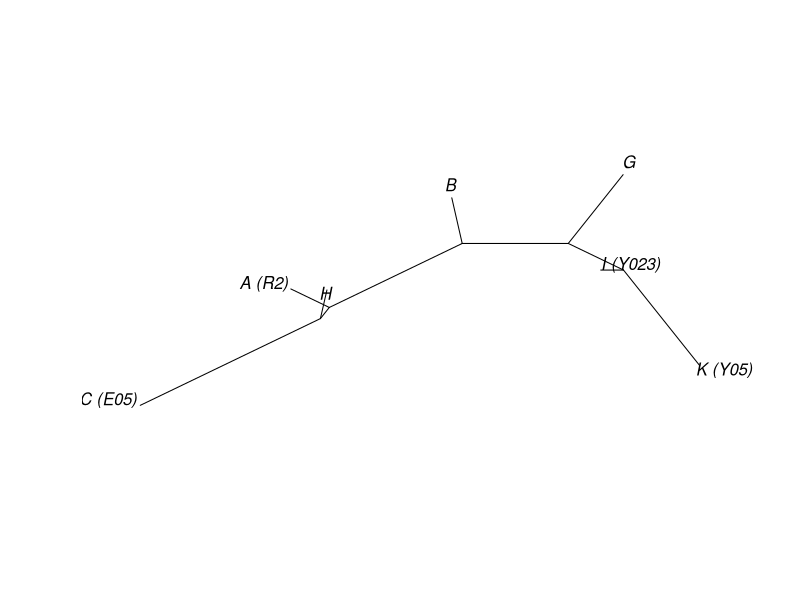

Write the R code that produced this figure.
#!/usr/bin/env Rscript

# script to create a NJ tree from Fst values

# set the working directory
setwd("/Users/bamflappy/PfrenderLab/OLYM_dMelUV/OLYM_past")

# install packages
install.packages("ape")

# load libraries
library(ape)

# create vector of Fst values from the lower triangle of the data mtrix
x <- c(0.12, 0.22, 0.02, 0.13, 0.30, 0.19, 
       0.42, 0.18, 0.26, 0.51, 0.36,
       0.28, 0.14, 0.14, 0.14,
       0.19, 0.30, 0.16, 
       0.27, 0.16, 
       0.07)

# create a matrix of zeros
M <- matrix(0, 7, 7)

# add the Fst values to the lower triangle
M[lower.tri(M)] <- x

# transpose
M <- t(M)

# add the Fst values to the lower triangle
M[lower.tri(M)] <- x

# add the column and row names
dimnames(M) <- list(c("H","C (E05)","G","A (R2)","B","K (Y05)","I (Y023)"), c("H","C (E05)","G","A (R2)","B","K (Y05)","I (Y023)"))

# perform neighbor joining
tr <- nj(M)

# create and save the NJ tree plot
jpeg("olympicsFst_njTree.jpg", width = 700, height = 350)
plot(tr, "u")
dev.off()
